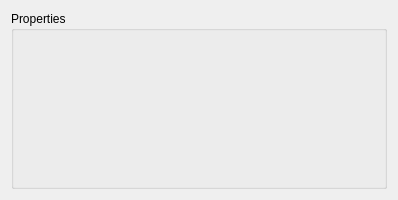
<?xml version="1.0" encoding="UTF-8"?>
<ui version="4.0">
 <class>Form</class>
 <widget class="QWidget" name="Form">
  <property name="geometry">
   <rect>
    <x>0</x>
    <y>0</y>
    <width>398</width>
    <height>200</height>
   </rect>
  </property>
  <property name="sizePolicy">
   <sizepolicy hsizetype="Preferred" vsizetype="Fixed">
    <horstretch>0</horstretch>
    <verstretch>0</verstretch>
   </sizepolicy>
  </property>
  <property name="minimumSize">
   <size>
    <width>0</width>
    <height>200</height>
   </size>
  </property>
  <property name="maximumSize">
   <size>
    <width>16777215</width>
    <height>200</height>
   </size>
  </property>
  <property name="windowTitle">
   <string>Form</string>
  </property>
  <layout class="QGridLayout" name="gridLayout">
   <item row="0" column="0">
    <widget class="QScrollArea" name="scrollArea">
     <property name="frameShape">
      <enum>QFrame::NoFrame</enum>
     </property>
     <property name="lineWidth">
      <number>0</number>
     </property>
     <property name="widgetResizable">
      <bool>true</bool>
     </property>
     <widget class="QWidget" name="scrollAreaWidgetContents_2">
      <property name="geometry">
       <rect>
        <x>0</x>
        <y>0</y>
        <width>390</width>
        <height>192</height>
       </rect>
      </property>
      <layout class="QVBoxLayout" name="verticalLayout_2">
       <property name="spacing">
        <number>0</number>
       </property>
       <property name="margin">
        <number>0</number>
       </property>
       <item>
        <widget class="QGroupBox" name="uiProperties">
         <property name="title">
          <string>Properties</string>
         </property>
         <layout class="QVBoxLayout" name="verticalLayout">
          <item>
           <layout class="QHBoxLayout" name="layoutSpecs"/>
          </item>
         </layout>
        </widget>
       </item>
      </layout>
     </widget>
    </widget>
   </item>
  </layout>
 </widget>
 <resources/>
 <connections/>
</ui>
